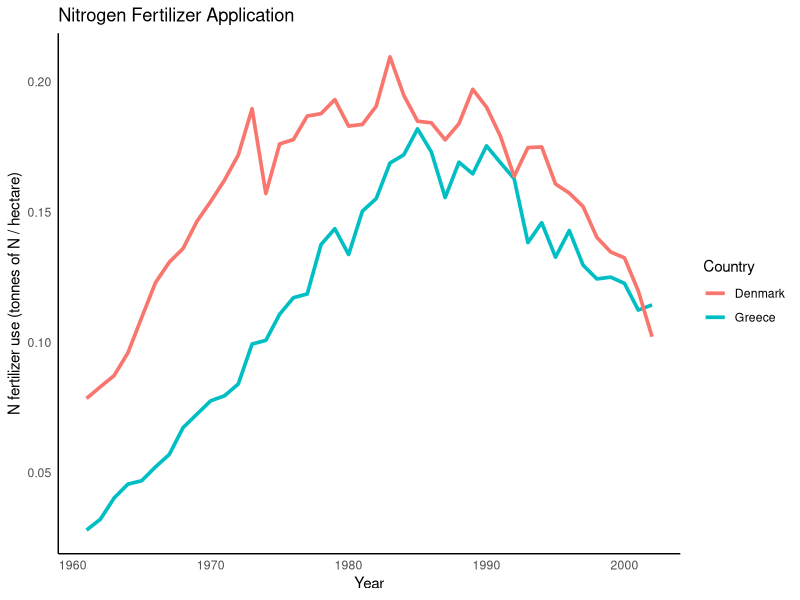
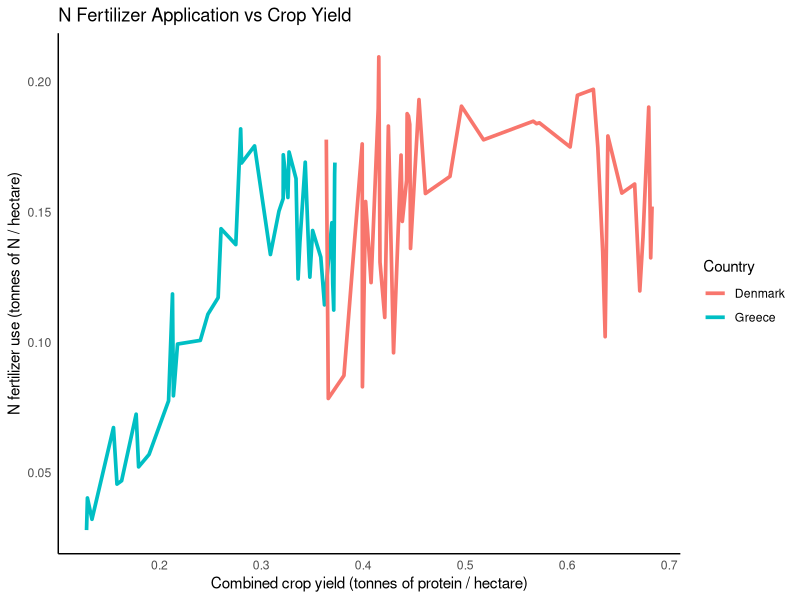
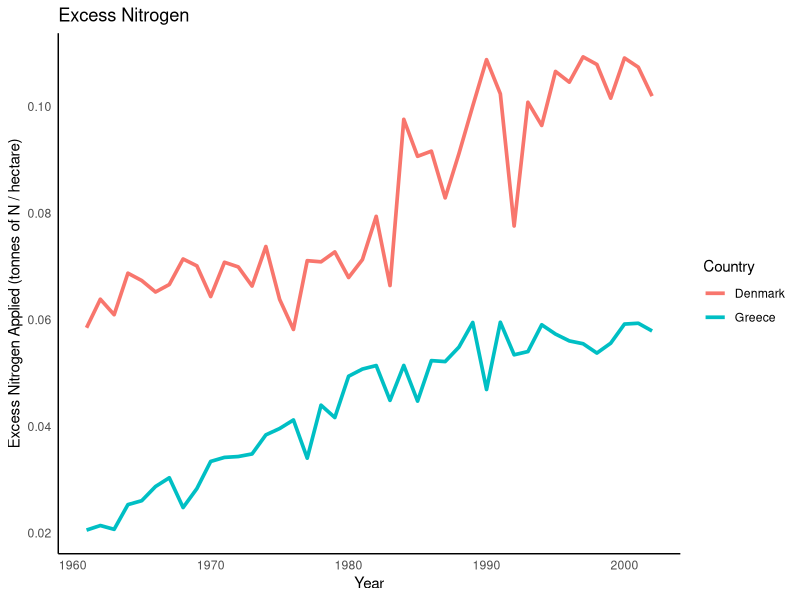

Reproduce these figures in R, in order.
## ---- chunk 1
knitr::opts_chunk$set(echo = TRUE)
## ---- chunk 2
library(tidyverse)
## ---- chunk 3

countries <- read_csv("assign2dat.csv")

denmark <- countries %>% 
  filter(Country == "Denmark")

greece <- countries %>% 
  filter(Country == "Greece")

## ---- chunk 4

ggplot(greece, aes(Year)) + 
  geom_line(data = greece, aes(y = Fertilizer, colour = Country), size = 1.25) +
  geom_line(data = denmark, aes(y = Fertilizer, colour = Country), size = 1.25) +
  ggtitle("Nitrogen Fertilizer Application")+
  theme_minimal() +
  labs( x= "Year", y = "N fertilizer use (tonnes of N / hectare)") +
  theme(panel.grid.major = element_blank(), panel.grid.minor = element_blank(),
panel.background = element_blank(), axis.line = element_line(colour = "black"))

## ---- chunk 5

ggplot(countries, aes(Yield)) + 
  geom_line(data = greece, aes(y = Fertilizer, colour = Country), size = 1.25) +
  geom_line(data = denmark, aes(y = Fertilizer, colour = Country), size = 1.25) +
  ggtitle("N Fertilizer Application vs Crop Yield")+
  theme_minimal() +
  labs( x= "Combined crop yield (tonnes of protein / hectare)", y = "N fertilizer use (tonnes of N / hectare)") +
  theme(panel.grid.major = element_blank(), panel.grid.minor = element_blank(),
panel.background = element_blank(), axis.line = element_line(colour = "black"))

## ---- chunk 6
greece <- greece %>% 
  mutate(
  Excess_N = Yield * 0.16
)
  
denmark <- denmark %>% 
  mutate(
  Excess_N = Yield * 0.16
)

ggplot(greece, aes(Year)) + 
  geom_line(data = greece, aes(y = Excess_N, colour = Country), size = 1.25) +
  geom_line(data = denmark, aes(y = Excess_N, colour = Country), size = 1.25) +
  ggtitle("Excess Nitrogen")+
  theme_minimal() +
  labs( x= "Year", y = "Excess Nitrogen Applied (tonnes of N / hectare)") +
  theme(panel.grid.major = element_blank(), panel.grid.minor = element_blank(),
panel.background = element_blank(), axis.line = element_line(colour = "black"))
